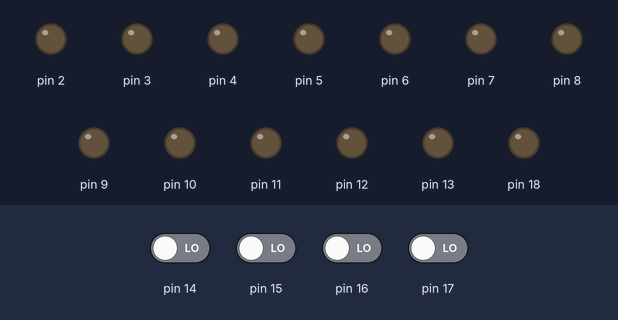
A sketch run on a simulated Arduino Uno, built with avr-gcc and run on an emulated ATmega328P. Parts: output pins drawn as LEDs (lit = HIGH). Dashed ring = blinking. The test bench sets the inputs (shaded band); at power-on: pin 14–17 LOW.

Above: at 1.2 s.
1.3 s: pin 14 driven HIGH
At 1.4 s:
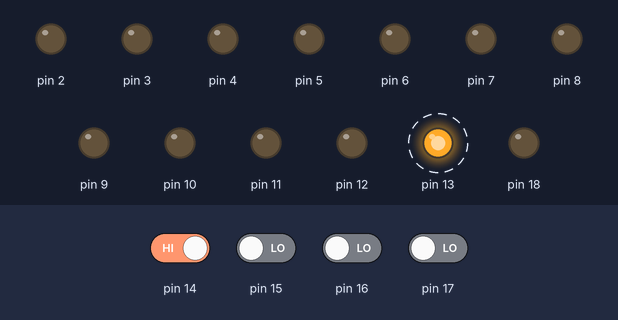
4.3 s: pin 14 driven LOW
At 5.3 s:
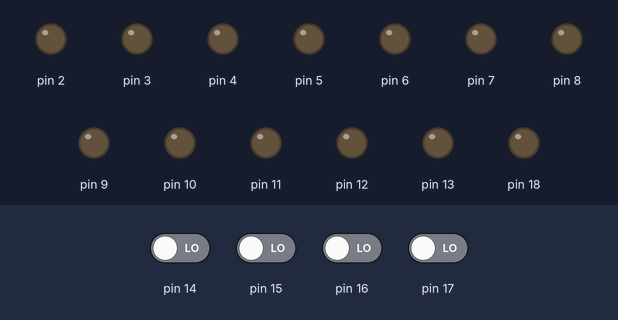
5.8 s: pin 15 driven HIGH
At 5.9 s:
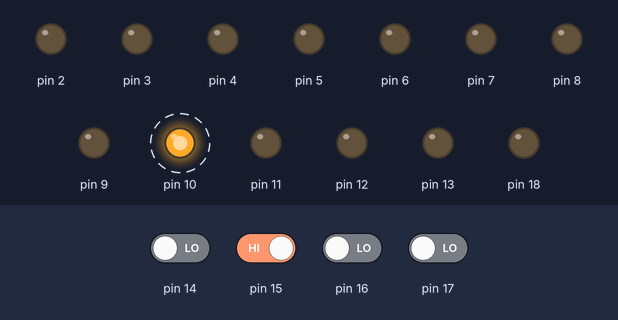
8.8 s: pin 15 driven LOW
At 9.9 s:
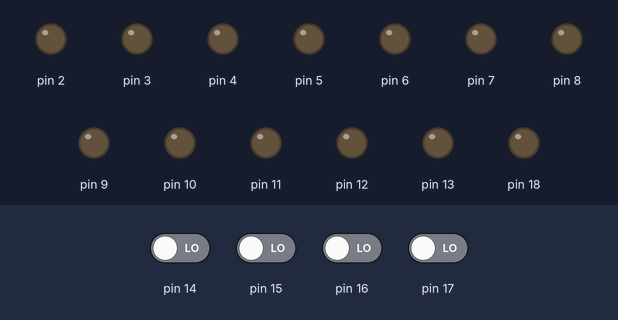
10.3 s: pin 16 driven HIGH
At 10.4 s:
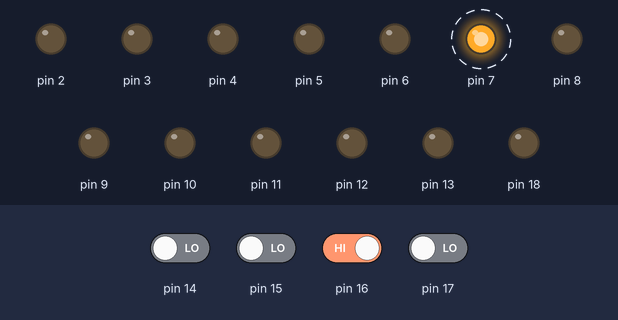
13.3 s: pin 16 driven LOW and pin 17 driven HIGH
At 13.6 s:
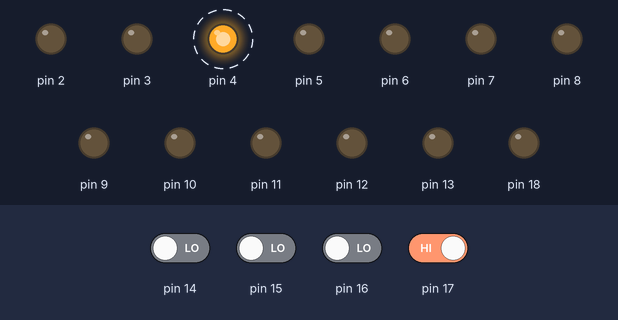
Timing chart, 0 to 17.3 s (numbered marks = the images above; inputs shaded):
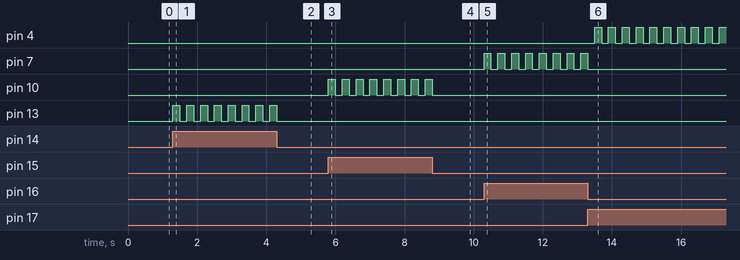

The sketch:

if_1.ino
```cpp
#include <CaixaDeLogica.h>

CaixaDeLogica caixa;

void setup() {

}

void loop() {
  int botaoApertado = caixa.qualBotaoApertado();
  if(botaoApertado != -1)
  {
    caixa.setarLed(botaoApertado,0,true);
    delay(200);
    caixa.setarLed(botaoApertado,0,false);
    delay(200);
  }

}
```

Measured:
- after the input at 1.3 s, pin 13: alternates HIGH for 0.20 s and LOW for 0.20 s, starting at once
- after the input at 4.3 s, pin 13: goes on until 4.3 s, then stays LOW
- after the input at 5.8 s, pin 10: alternates HIGH for 0.20 s and LOW for 0.20 s, starting at once
- after the input at 8.8 s, pin 10: goes on until 8.8 s, then stays LOW
- after the input at 10.3 s, pin 7: alternates HIGH for 0.20 s and LOW for 0.20 s, starting at once
- after the input at 13.3 s, pin 4: alternates HIGH for 0.20 s and LOW for 0.20 s, starting after 0.20 s; pin 7: goes on until 13.3 s, then stays LOW
